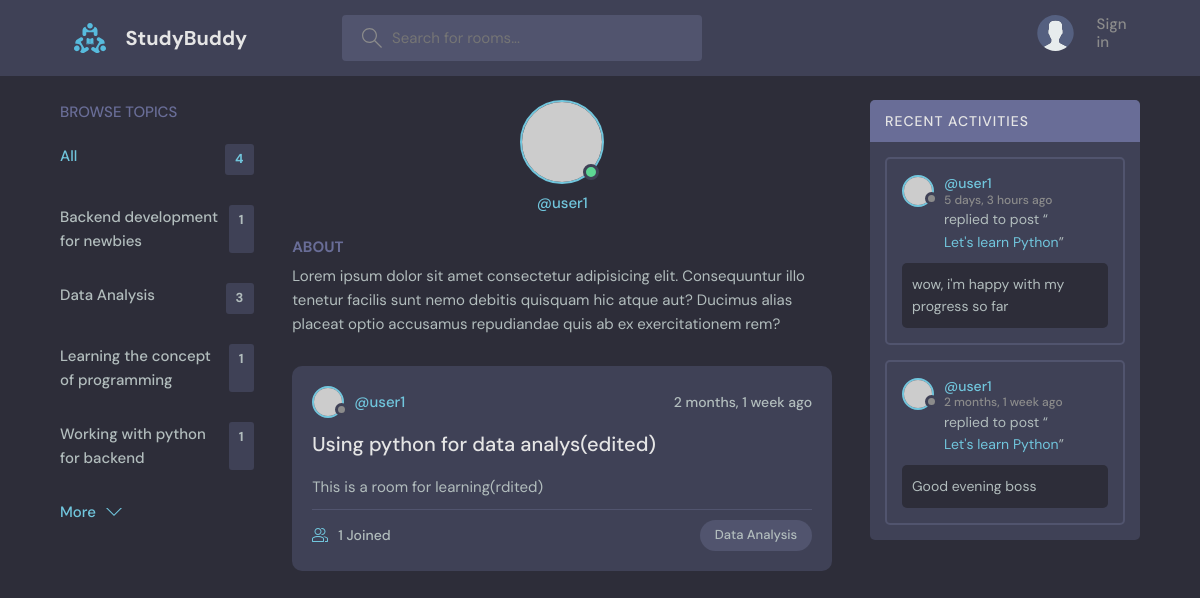
/profile/2, run on an earlier commit of the app's database.
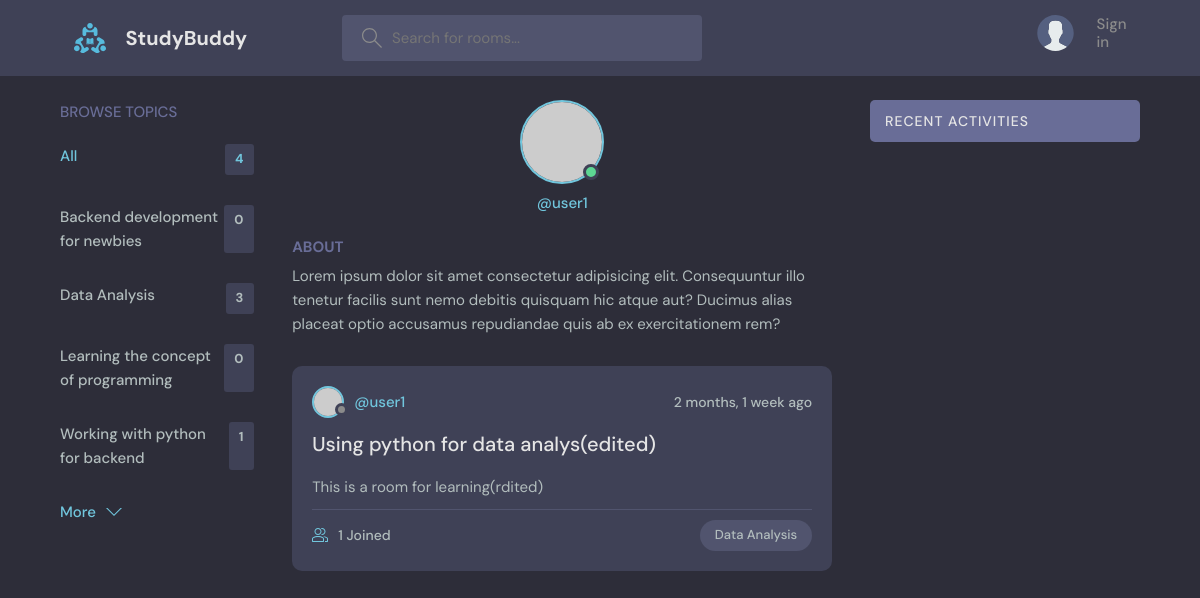
And on a later commit of the database.
### base/models.py (models this page shows, shortened)
class Topic(models.Model):
  name = models.CharField(max_length=200)

class Room(models.Model):
  host = models.ForeignKey(User, on_delete=models.SET_NULL, null=True)
  topic = models.ForeignKey(Topic, on_delete=models.SET_NULL, null=True)
  name = models.CharField(max_length=200)
  description = models.TextField(null=True, blank=True)
  participants = models.ManyToManyField(User, related_name="participants", blank=True)
  updated = models.DateTimeField(auto_now=True)
  created = models.DateTimeField(auto_now_add=True)
  class Meta:
    ordering = ['-updated', '-created']
  def __str__(self):
    return self.name

class Message(models.Model):
  user = models.ForeignKey(User, on_delete=models.CASCADE)
  room = models.ForeignKey(Room, on_delete=models.CASCADE)
  body = models.TextField()
  updated = models.DateTimeField(auto_now=True)
  created = models.DateTimeField(auto_now_add=True)
  class Meta:
    ordering = ['-updated', '-created']
  def __str__(self):
    return self.body[0:50]

### base/views.py (the view)
# urls.py: path('profile/<str:pk>', views.userProfile, name='user-profile'),
def userProfile(request, pk):
  user =User.objects.get(id=pk)
  rooms = user.room_set.all()
  room_messages = user.message_set.all()
  topics = Topic.objects.all()
  context = {'user': user, 'rooms': rooms, 'room_messages': room_messages, 'topics': topics}
  return render(request, 'base/profile.html', context)

### base/templates/base/profile.html (shortened to what this page needs)
{% extends 'main.html' %} {% block content %}
<main class="profile-page layout layout--3">
  <div class="container">
    <div>{% include 'base/topics_component.html' %}</div>
    <div class="roomList">
      <div class="profile">
        <div class="profile__avatar">
          <div class="avatar avatar--large active">
            <img src="https://randomuser.me/api/portraits/men/11.jpg" />
          </div>
        </div>
        <div class="profile__info">
          <p>@{{user.username}}</p>
        </div>
        <div class="profile__about">
          <h3>About</h3>
          <p>
            Lorem ipsum dolor sit amet consectetur adipisicing elit.
            Consequuntur illo tenetur facilis sunt nemo debitis quisquam hic
            atque aut? Ducimus alias placeat optio accusamus repudiandae quis ab
            ex exercitationem rem?
          </p>
        </div>
      </div>
      <div>{% include 'base/feed_component.html' %}</div>
    </div>
    <div>{% include 'base/activity_component.html' %}</div>
  </div>
</main>
{% endblock content %}

### base/templates/base/topics_component.html
    <div class="topics">
      <div class="topics__header">
        <h2>Browse Topics</h2>
      </div>
      <ul class="topics__list">
        <li>
          <a href="{% url 'home' %}" class="active">All <span>{{topics.count}}</span></a>
        </li>
        {% for topic in topics %}
        <li>
          <a href="{% url 'home' %}?q={{topic.name}}">{{topic.name}} <span>{{topic.room_set.all.count}}</span></a>
        </li>
        {% endfor %}
      </ul>
      <a class="btn btn--link" href="topics.html">
        More
        <svg
          version="1.1"
          xmlns="http://www.w3.org/2000/svg"
          width="32"
          height="32"
          viewBox="0 0 32 32"
        >
          <title>chevron-down</title>
          <path d="M16 21l-13-13h-3l16 16 16-16h-3l-13 13z"></path>
        </svg>
      </a>
    </div>

### base/templates/base/feed_component.html (shortened to what this page needs)
{% for room in rooms %}
<div class="roomListRoom">
  <div class="roomListRoom__header">
    <a
      href="{% url 'user-profile' room.host.id %}"
      class="roomListRoom__author"
    >
      <div class="avatar avatar--small">
        <img src="https://randomuser.me/api/portraits/women/11.jpg" />
      </div>
      <span>@{{room.host.username}}</span>
    </a>
    <div class="roomListRoom__actions">
      <span>{{room.created |timesince}} ago</span>
    </div>
  </div>
  <div class="roomListRoom__content">
    <a href="{% url 'room' room.id %}">{{room.name}}</a>
    <p>{{room.description}}</p>
  </div>
  <div class="roomListRoom__meta">
    <a href="{% url 'room' room.id %}" class="roomListRoom__joined">
      {{room.participants.all.count}} Joined
    </a>
    <p class="roomListRoom__topic">{{room.topic.name}}</p>
  </div>
</div>
{% endfor %}

### base/templates/base/activity_component.html (shortened to what this page needs)
<div class="activities">
  <div class="activities__header">
    <h2>Recent Activities</h2>
  </div>
  {% for message in room_messages %}
  <div class="activities__box">
    <div class="activities__boxHeader roomListRoom__header">
      <a
        href="{% url 'user-profile' message.user.id %}"
        class="roomListRoom__author"
      >
        <div class="avatar avatar--small">
          <img src="https://randomuser.me/api/portraits/women/11.jpg" />
        </div>
        <p>
          @{{message.user}}
          <span>{{message.created |timesince}} ago</span>
        </p>
      </a>
    </div>
    <div class="activities__boxContent">
      <p>
        replied to post “<a href="{% url 'room' message.room.id %}"
          >{{message.room}}</a
        >”
      </p>
      <div class="activities__boxRoomContent">{{message}}</div>
    </div>
  </div>
  {% endfor %}
</div>

What changed in the data, as far as the page shows it:
removed Message: user "user1", created "5 days, 3 hours", room "Let's learn Python", body "wow, i'm happy with my progress so far"
removed Message: user "user1", created "2 months, 1 week", room "Let's learn Python", body "Good evening boss"
computed for Topic "Backend development for newbies": room_set.all.count "1" → "0"
computed for Topic "Learning the concept of programming": room_set.all.count "1" → "0"
